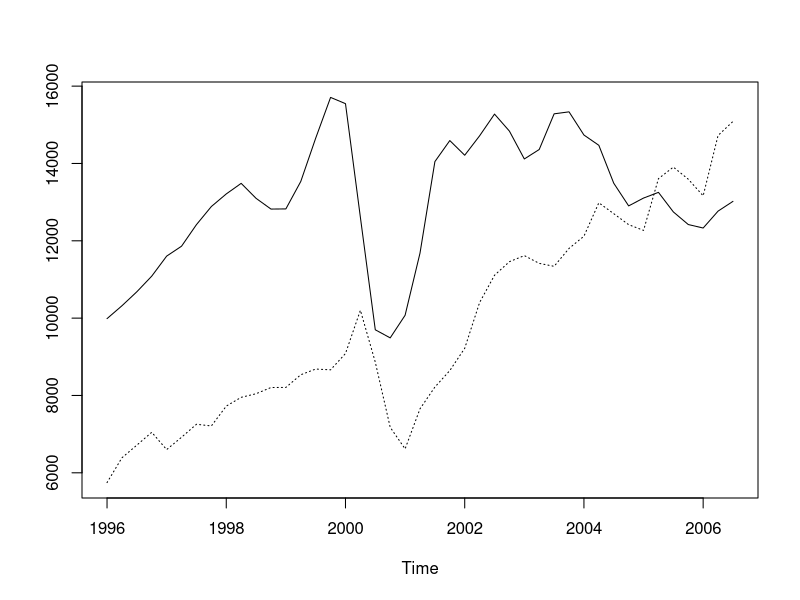
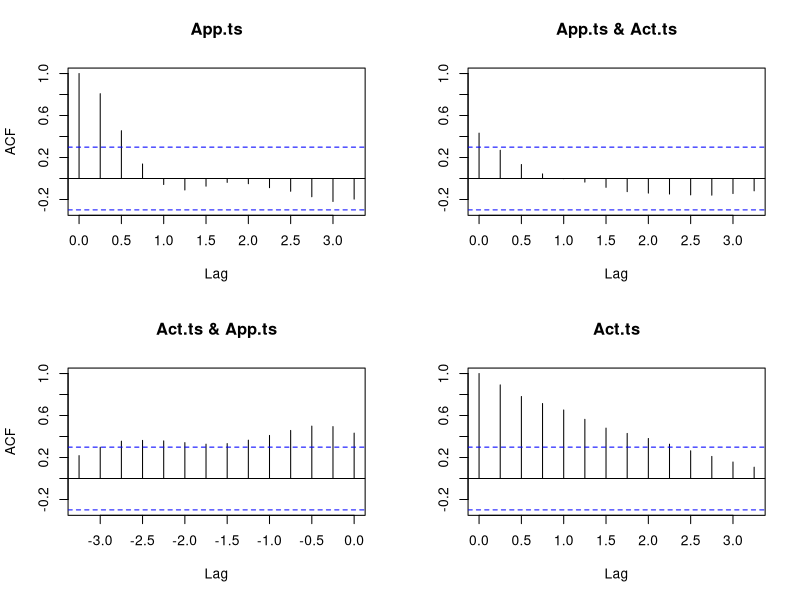
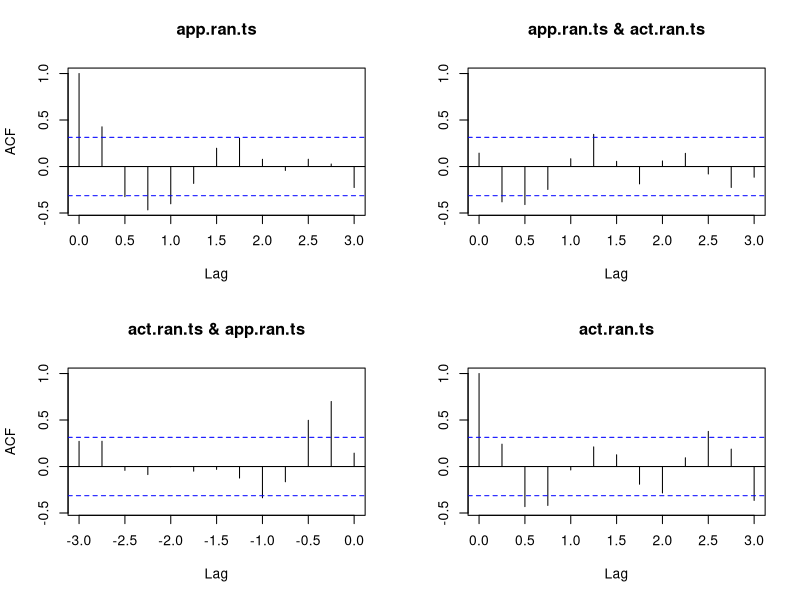
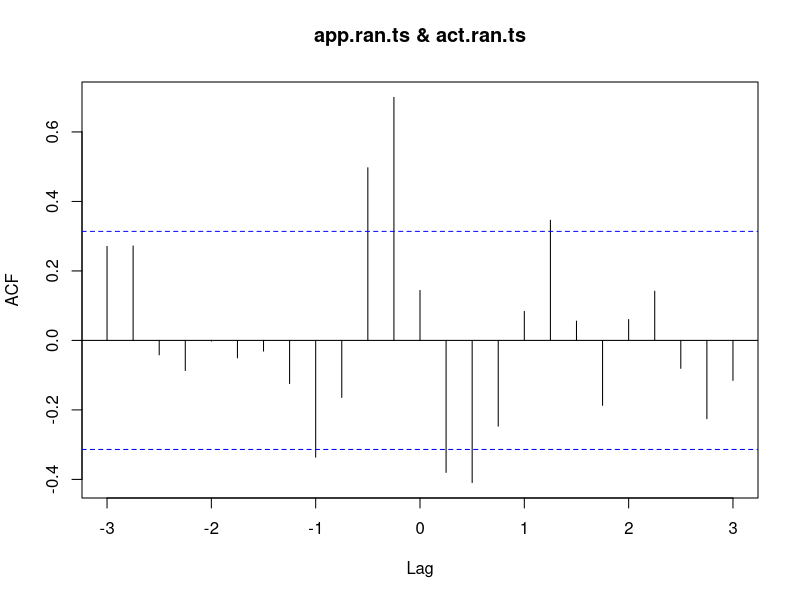
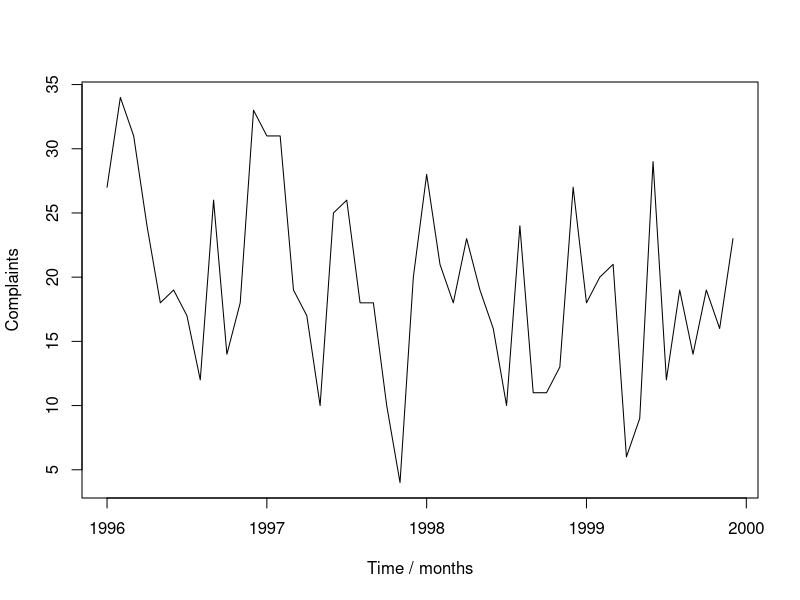
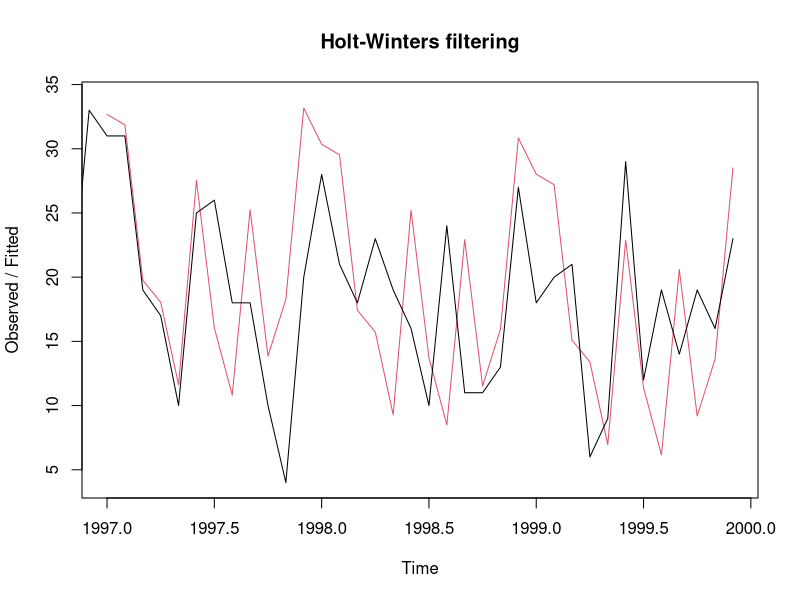
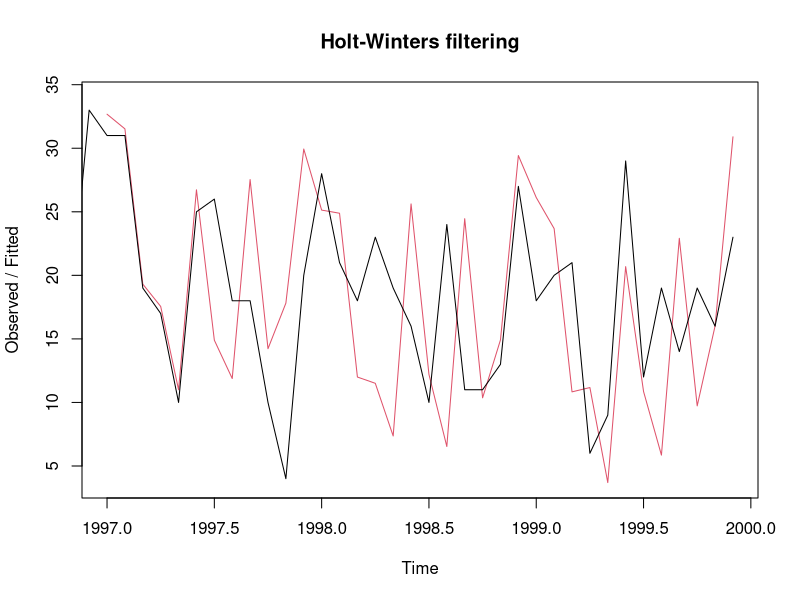
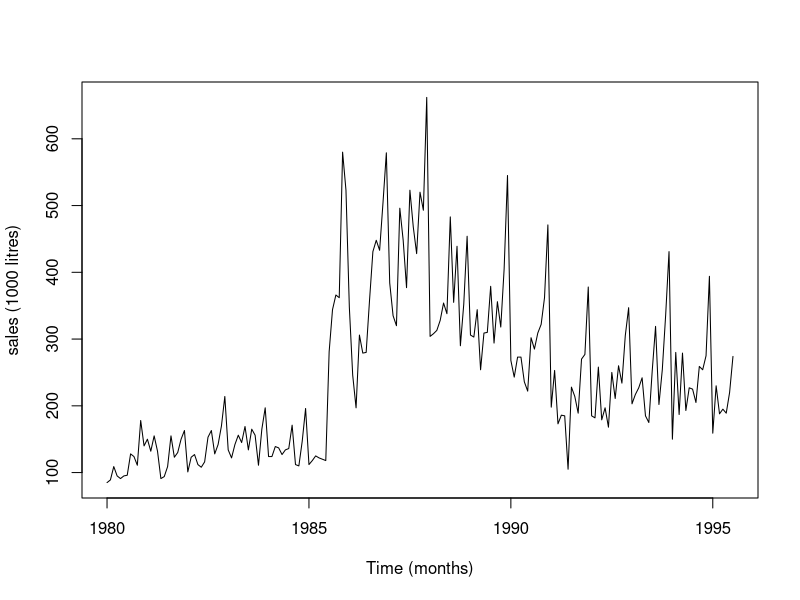

Reproduce these figures in R, in order.
## ---- chunk 1
Build.dat <- read.table("ApprovActiv.dat", header=T)
## ---- chunk 2
head(Build.dat)
## ---- chunk 3
App.ts <- ts(Build.dat$Approvals, start = c(1996,1), freq=4)
Act.ts <- ts(Build.dat$Activity, start = c(1996,1), freq=4)
## ---- chunk 4
ts.plot(App.ts, Act.ts, lty=c(1,3))
## ---- chunk 5
acf(ts.union(App.ts, Act.ts))
## ---- chunk 6
app.ran <- decompose(App.ts)$random
app.ran.ts <- window(app.ran, start = c(1996,3), end = c(2006,1))
act.ran <- decompose(Act.ts)$random
act.ran.ts <- window(act.ran, start = c(1996,3), end = c(2006,1))
acf(ts.union(app.ran.ts,act.ran.ts))
ccf(app.ran.ts, act.ran.ts)
## ---- chunk 7
Motor.dat <- read.table("motororg.dat", header = TRUE) 
## ---- chunk 8
Comp.ts <- ts(Motor.dat$complaints, start = c(1996, 1), freq = 12)
## ---- chunk 9
plot(Comp.ts, xlab = "Time / months", ylab = "Complaints")
## ---- chunk 10
Comp.hw1 <- HoltWinters(Comp.ts, beta = 0, gamma = 0)
Comp.hw1
## ---- chunk 11
plot(Comp.hw1)
## ---- chunk 12
Comp.hw2 <- HoltWinters(Comp.ts, alpha = 0.2, beta = 0, gamma = 0)
Comp.hw2
## ---- chunk 13
plot(Comp.hw2)
## ---- chunk 14
wine.dat <- read.table("wine.dat", header = TRUE)
## ---- chunk 15
sweetw.ts <- ts(wine.dat$sweetw, start = c(1980,1), freq=12)
## ---- chunk 16
plot(sweetw.ts, xlab = "Time (months)", ylab = "sales (1000 litres)")
## ---- chunk 17
sweetw.hw <- HoltWinters(sweetw.ts, seasonal = "mult")
## ---- chunk 18
sweetw.hw
sqrt(sweetw.hw$SSE/length(sweetw.ts))
sd(sweetw.ts)
## ---- chunk 19
plot(sweetw.hw$fitted)
## ---- chunk 20
plot(sweetw.hw)
## ---- chunk 21
data(AirPassengers)
AP <- AirPassengers
## ---- chunk 22
AP.hw <- HoltWinters(AP, seasonal = "mult")
## ---- chunk 23
plot(AP.hw)
## ---- chunk 24
AP.predict <- predict(AP.hw, n.ahead = 4 * 12)
## ---- chunk 25
ts.plot(AP, AP.predict, lty = 1:2)
## ---- chunk 26
w <- 1:100
x <- w + 100*rnorm(100)
y <- w + 100*rnorm(100)
ccf(x,y)
